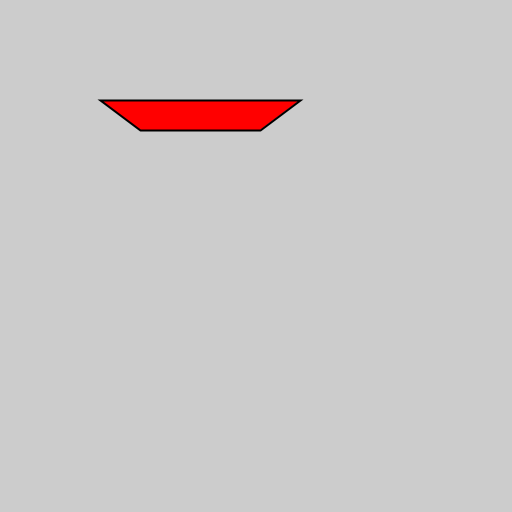
Frame 1 (no input)
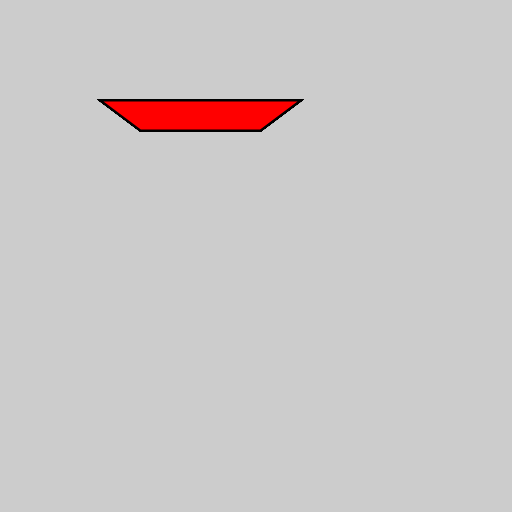
Frame 60 (the mouse pressed at the canvas centre just before this capture)
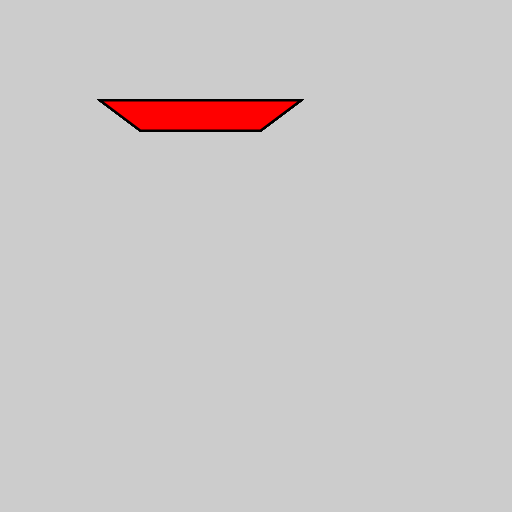
Frame 120 (the mouse held since frame 60 and released just before this capture)

The Processing sketch that drew these frames (run headless with seeded random() and noise(); from frame 60 on, the mouse is pressed at the canvas centre):

// Processing sketch: sketch_05_poligonos
// ── sketch_05_poligonos.pde
Trapecio t;
void setup () {
  size(512, 512);
//  t = new Trapecio();
  t = new Trapecio( 100, 100, 200, 30);
}

void draw () {
  fill(0, 255, 0);
  t.Dibujar();
}

// ── Trapecio.pde
class Trapecio {
  PVector p1;
  PVector p2;
  PVector p3;
  PVector p4;
  
  Trapecio () {
    p1 = new PVector (50, 50);
    p2 = new PVector (p1.x + 200 , 50);
    p3 = new PVector (p2.x-30, p2.y+ 30);
    p4 = new PVector (p1.x+30, p2.y+ 30);
  }

  Trapecio (float x, float y, float base, float altura) {
    p1 = new PVector (x, y);
    p2 = new PVector (p1.x + base , p1.y);
    p3 = new PVector (p2.x - 0.2 * base, p2.y + altura);
    p4 = new PVector (p1.x + 0.2 * base, p2.y + altura);
  }

  void Dibujar () {
    fill(255, 0, 0);
    strokeWeight(2);
    beginShape();
      vertex(p1.x, p1.y);
      vertex(p2.x, p2.y);
      vertex(p3.x, p3.y);
      vertex(p4.x, p4.y);
    endShape(CLOSE);
    
    /*
    quad(p1.x, p1.y, 
         p2.x, p2.y, 
         p3.x, p3.y, 
         p4.x, p4.y);
    */
  }
}
